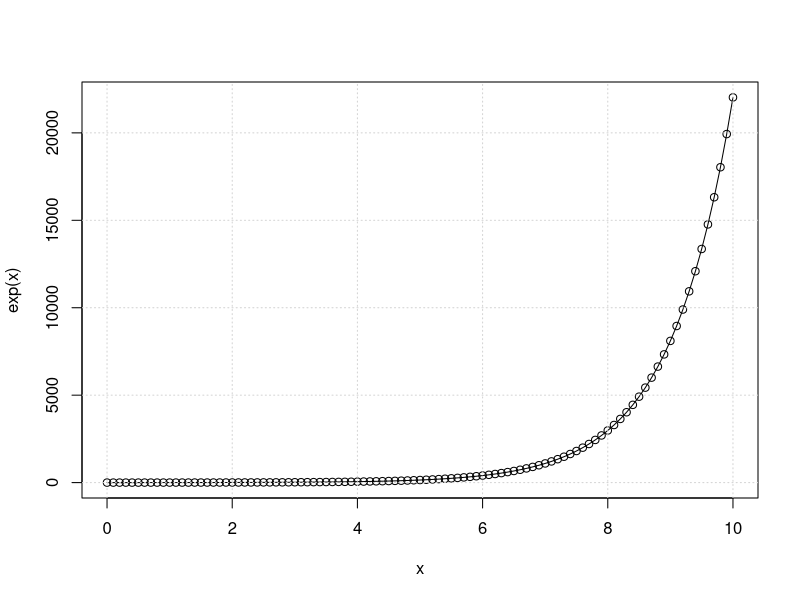
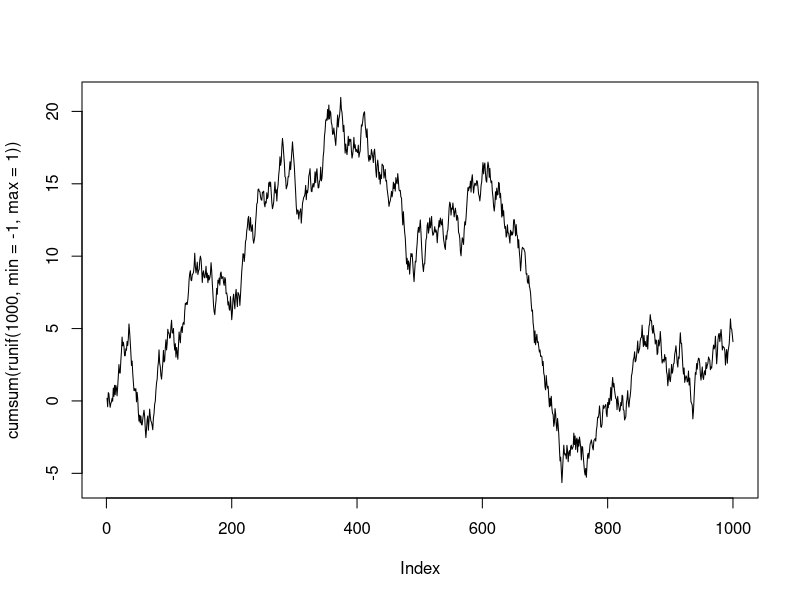
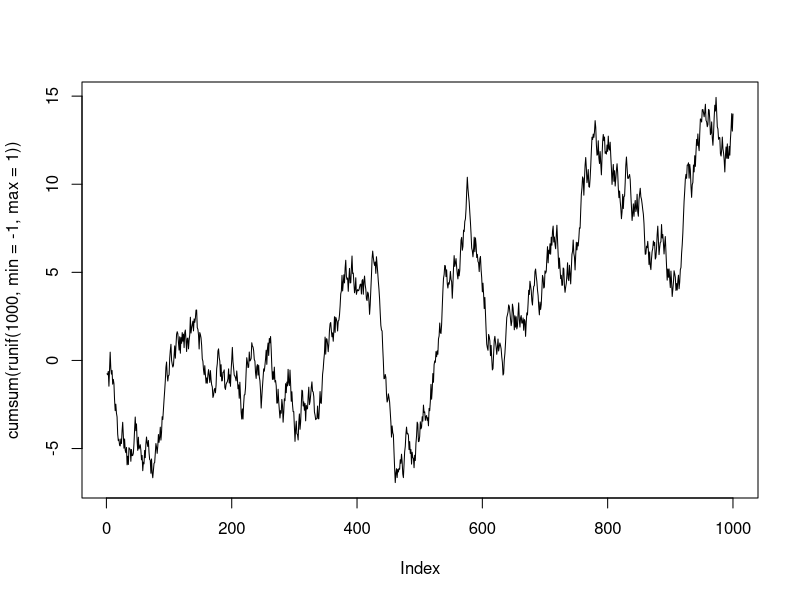

Write R code to recreate these figures, in order.
## ---- chunk 1
x <- seq(0, 10, 0.1)
plot(x, exp(x), type = "o")
grid()
## ---- chunk 2
plot(cumsum(runif(1000, min = -1, max = 1)), type = "l")
## ---- chunk 3
plot(cumsum(runif(1000, min = -1, max = 1)), type = "l")
